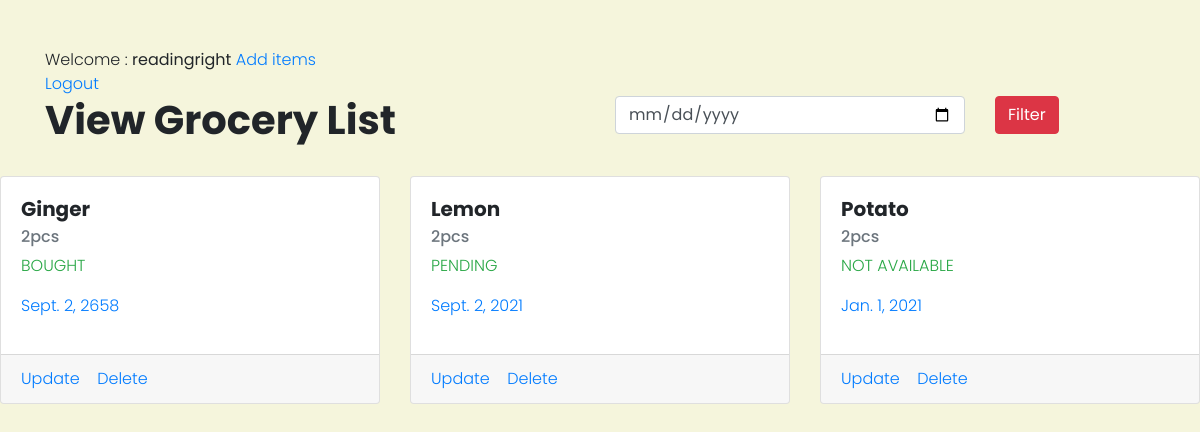
The app's page / (signed in) with its own data.
### grocerybag/models.py (models this page shows, shortened)
class Items(models.Model):
    user = models.ForeignKey(User, on_delete=models.CASCADE, related_name='items')
    name = models.CharField(max_length=50)
    quantity = models.CharField(max_length=20)
    status = models.CharField(choices=CHOICE, max_length=40)
    date = models.DateField()

### grocerybag/views.py (the view)
# urls.py: path('', views.itemlist, name='itemlist'),
@login_required(login_url='signin')
def itemlist(request):
    users = request.user.items.all()
    return render(request, "index.html", {'users': users})

### grocerybag/templates/index.html (shortened to what this page needs)
<html>{% load static %}
    <head>
        <link rel="stylesheet" href="https://maxcdn.bootstrapcdn.com/bootstrap/4.4.1/css/bootstrap.min.css">
        <link rel="stylesheet" href="{% static 'css/style.css' %}">
    </head>
    <body>
        <div class="container mt-5">
            <nav>
                {% if user.is_authenticated %}
                Welcome : <strong>{{request.user}}</strong>
                <a href="{% url 'additem' %}">Add items</a><br>
                <a href="{% url 'signout' %}"> Logout</a>
                {% else %}
                <a href="{% url 'signup' %}">Sign Up</a>
                <a href="{% url 'signin' %}">Sign In</a>
                {% endif %}
            </nav>
            <div class="row">
                <div class="col-lg-6">
                    <h1>View Grocery List</h1>
                </div>
                <div class="col-lg-6 float-right">
                    <form method="GET" action="{% url 'filteritem' %}">
                    <div class="row">
                        <div class="col-lg-8">
                            <input name="query" type="date" class="form-control">
                        </div>
                        <div class="col-lg-4">
                            <button type="submit" class="btn btn-danger" value="filter">Filter</button>
                        </div>
                    </div>
                        </form>
                    </div>
                </div>
            </div>
            <div class="row mt-4">
                {% for it in users %}
                <div class="col-lg-4">
                    <div class="card">
                        <div class="card-body">
                          <h5 class="card-title">{{it.name}}</h5>
                          <h6 class="card-subtitle mb-2 text-muted">{{it.quantity}}</h6>
                          <p class="text-success">{{it.status}}</p>
                          <p class="text-primary">{{it.date}}</p>
                        </div>
                        <div class="card-footer">
                        <a href="{% url 'updateitem' it.pk %}">Update</a>&nbsp;&nbsp;&nbsp;
                        <a href="{% url 'deleteitem' it.pk %}">Delete</a>
                        </div>
                    </div>
                </div>
                {% endfor %}
            </div>
    </body>
</html>

### grocerybag/static/css/style.css (style rules this page uses)
body { font-family: 'Poppins', sans-serif; font-weight: 300; background-color: beige; }
h1, h2, h3, h4, h5 { font-family: 'Poppins', sans-serif; font-weight: 700; }

### records on screen
Items: name "Ginger", quantity "2pcs", status "BOUGHT", date "Sept. 2, 2658"
Items: name "Lemon", quantity "2pcs", status "PENDING", date "Sept. 2, 2021"
Items: name "Potato", quantity "2pcs", status "NOT AVAILABLE", date "Jan. 1, 2021"

### other values on screen
{{ request.user }} "readingright"
